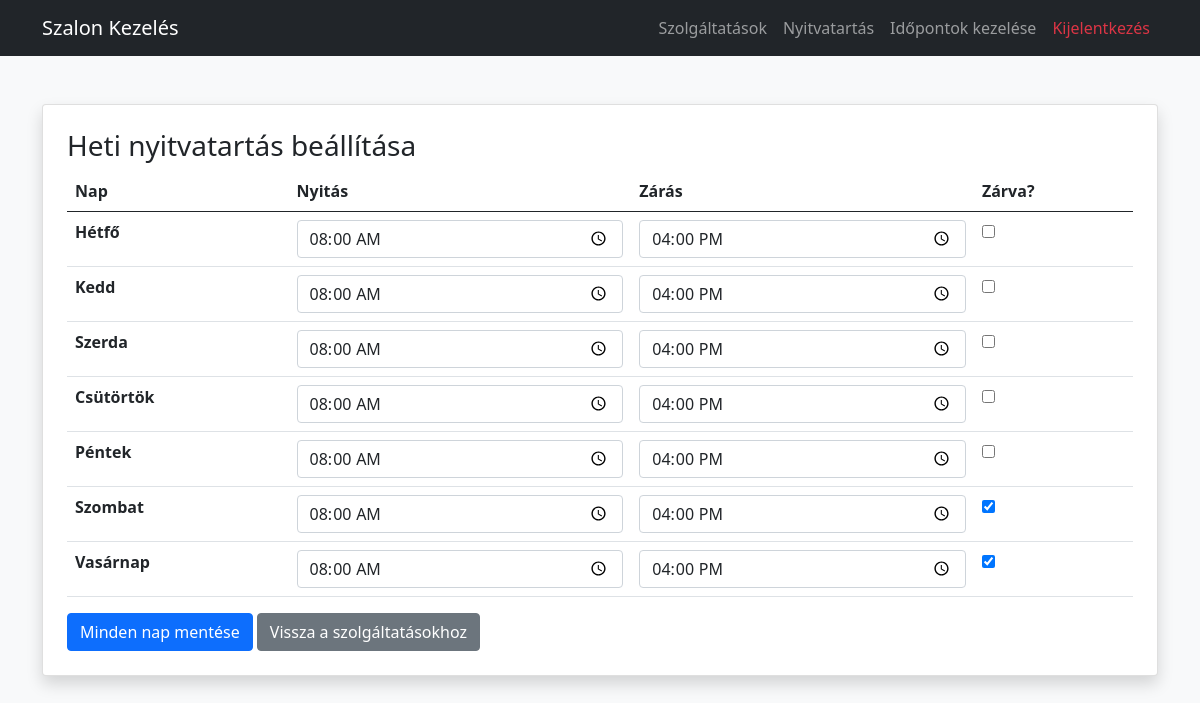
/working_hours.php (signed in), run on the app's committed database.
### tables this page shows
CREATE TABLE `working_hours` (
  `working_hour_id` int NOT NULL,
  `salon_id` int NOT NULL,
  `day_of_week` int NOT NULL COMMENT '1: Hétfő, 7: Vasárnap',
  `start_time` time NOT NULL,
  `end_time` time NOT NULL,
  `is_closed` tinyint(1) DEFAULT '0'
);

### working_hours.php (the view, shortened to what this page needs)
<?php
require_once "config.php";
$owner_id = $_SESSION['user_id'];
$stmt = $pdo->prepare("SELECT salon_id FROM salons WHERE owner_id = ?");
$stmt->execute([$owner_id]);
$salon = $stmt->fetch();
$salon_id = $salon['salon_id'];
$napok = [1 => 'Hétfő', 2 => 'Kedd', 3 => 'Szerda', 4 => 'Csütörtök', 5 => 'Péntek', 6 => 'Szombat', 7 => 'Vasárnap'];
$hours_stmt = $pdo->prepare("SELECT * FROM working_hours WHERE salon_id = ?");
$hours_stmt->execute([$salon_id]);
$current_hours = [];
while($row = $hours_stmt->fetch()) {
    $current_hours[$row['day_of_week']] = $row;
}
?>
<!doctype html>
<html lang="hu">
<head>
    <link href="https://cdn.jsdelivr.net/npm/bootstrap@5.0.2/dist/css/bootstrap.min.css" rel="stylesheet">
</head>
<body class="bg-light">
<nav class="navbar navbar-expand-lg navbar-dark bg-dark mb-4">
    <div class="container">
        <a class="navbar-brand" href="index.php">Szalon Kezelés</a>
        <div class="navbar-nav">
            <a class="nav-link" href="services.php">Szolgáltatások</a>
            <a class="nav-link" href="working_hours.php">Nyitvatartás</a>
            <a class="nav-link" href="owner_appointments.php">Időpontok kezelése</a>
            <a class="nav-link text-danger" href="logout.php">Kijelentkezés</a>
        </div>
    </div>
</nav>
<div class="container mt-5">
    <div class="card shadow p-4">
        <h3>Heti nyitvatartás beállítása</h3>
        <form method="post">
            <table class="table">
                <thead>
                <tr>
                    <th>Nap</th>
                    <th>Nyitás</th>
                    <th>Zárás</th>
                    <th>Zárva?</th>
                </tr>
                </thead>
                <tbody>
                <?php foreach($napok as $num => $nev):
                    $h = $current_hours[$num] ?? ['start_time' => '08:00', 'end_time' => '16:00', 'is_closed' => 0];
                    ?>
                    <tr>
                        <td><strong><?= $nev ?></strong></td>
                        <td><input type="time" name="start_<?= $num ?>" class="form-control" value="<?= substr($h['start_time'], 0, 5) ?>"></td>
                        <td><input type="time" name="end_<?= $num ?>" class="form-control" value="<?= substr($h['end_time'], 0, 5) ?>"></td>
                        <td><input type="checkbox" name="closed_<?= $num ?>" <?= $h['is_closed'] ? 'checked' : '' ?>></td>
                    </tr>
                <?php endforeach; ?>
                </tbody>
            </table>
            <button type="submit" class="btn btn-primary">Minden nap mentése</button>
            <a href="services.php" class="btn btn-secondary">Vissza a szolgáltatásokhoz</a>
        </form>
    </div>
</div>
</body>
</html>

### data on the page
working_hours: start_time "08:00", end_time "16:00"
working_hours: start_time "08:00", end_time "16:00"
working_hours: start_time "08:00", end_time "16:00"
working_hours: start_time "08:00", end_time "16:00"
working_hours: start_time "08:00", end_time "16:00"
working_hours: start_time "08:00", end_time "16:00", is_closed "☑"
working_hours: start_time "08:00", end_time "16:00", is_closed "☑"

### other printed values
$nev "Hétfő"
$nev "Kedd"
$nev "Szerda"
$nev "Csütörtök"
$nev "Péntek"
$nev "Szombat"
$nev "Vasárnap"
